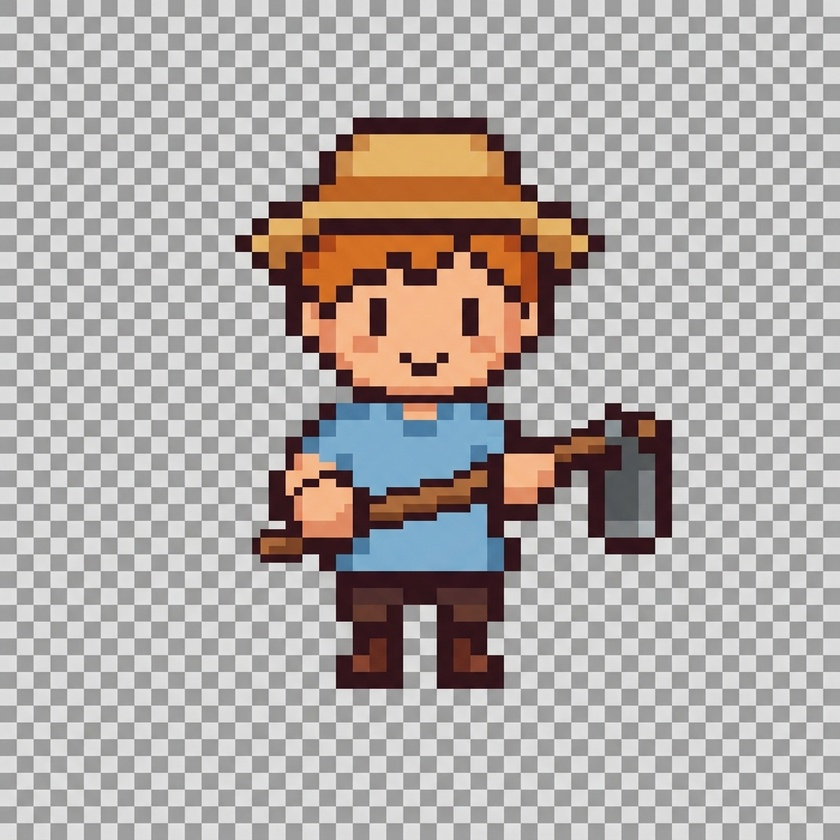
#> input picture view/assets/player.jpg, 840 x 840 px, shrunk from 1024 x 1024 before the run
$ python remove_bg_v2.py ../../../../../view/assets/player.jpg
#> lines starting #> are read from the running program, lines starting #| are printed output that depends on the picture
import sys
from PIL import Image

def remove_background(image_path):
#> called with image_path = '../../../../../view/assets/player.jpg'
    try:
        img = Image.open(image_path).convert("RGBA")
        datas = img.getdata()
        width, height = img.size
#> width = 840; height = 840

        # Get corner colors
        corners = [
            img.getpixel((0, 0)),
            img.getpixel((width - 1, 0)),
            img.getpixel((0, height - 1)),
            img.getpixel((width - 1, height - 1))
        ]
#> corners = [(156, 158, 157, 255), (222, 224, 223, 255), (222, 222, 220, 255), (158, 158, 158, 255)]

        # Collect background colors (typically the most common corner color)
        # Or just use all corners that have high alpha
        bg_colors = [c for c in corners if c[3] > 200]
#> bg_colors has the same summary as corners

        # Add pure white and near white just in case
        bg_colors.append((255, 255, 255, 255))
        bg_colors.append((240, 240, 240, 255)) # Light gray

        threshold = 40

        newData = []
        for item in datas:
            is_bg = False
            for bg in bg_colors:
                if (abs(item[0] - bg[0]) < threshold and
                    abs(item[1] - bg[1]) < threshold and
                    abs(item[2] - bg[2]) < threshold):
                    is_bg = True
                    break

            if is_bg:
                newData.append((255, 255, 255, 0))
            else:
                newData.append(item)
#> this loop made 705600 passes
#> item on passes 1 to 3: (156, 158, 157, 255), (155, 157, 156, 255), (155, 157, 156, 255)
#> after the loop, newData = 705600 items

        img.putdata(newData)
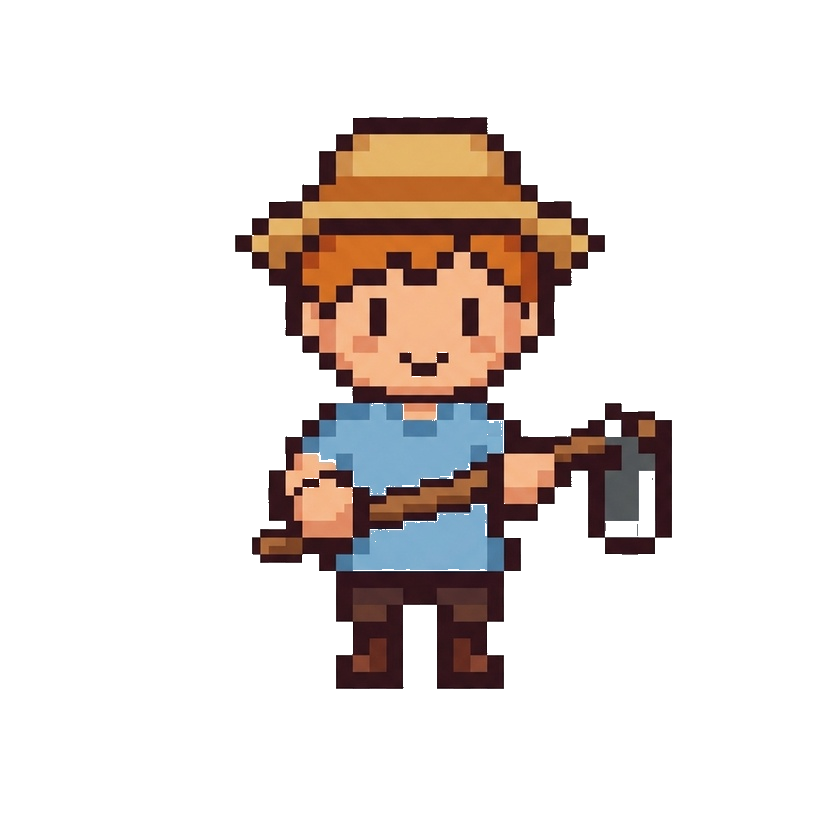
#> img: PIL image 840x840 RGBA; mean R, G, B, A 230.7, 224, 220.8, 49.8; transparent parts drawn white
        img.save(image_path, "PNG")
        print(f"Successfully processed {image_path}")
    except Exception as e:
        print(f"Error processing {image_path}: {e}")

if __name__ == "__main__":
    if len(sys.argv) > 1:
        for arg in sys.argv[1:]:
            remove_background(arg)
    else:
        print("Please provide image paths.")
